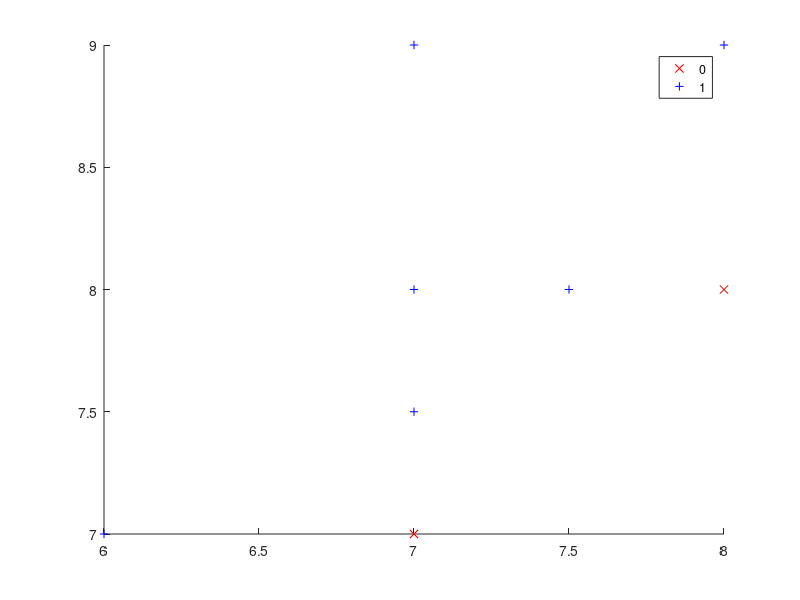

Recreate this plot in MATLAB. (Note: this script raises an error after producing the figure.)
% Data dan label grup yang Anda berikan
load data.dat
load group.dat

% Melatih model SVM
svmStruct = fitcsvm(data, group, 'KernelFunction', 'linear', 'Standardize', true);

% Prediksi kelas
predictions = predict(svmStruct, data);

% Menampilkan plot data dan hasil prediksi
figure;
gscatter(data(:, 1), data(:, 2), group, 'rb', 'x+');
hold on;

% Mendapatkan bobot garis pemisah (hyperplane)
w = svmStruct.Beta;
b = svmStruct.Bias;

% Menghitung koordinat garis pemisah
x = linspace(min(data(:, 1)), max(data(:, 1)), 100);
y = (-w(1) * x - b) / w(2);

% Menampilkan garis pemisah (hyperplane)
plot(x, y, 'k--', 'LineWidth', 2);

title('SVM Classification');
xlabel('Feature 1');
ylabel('Feature 2');
legend('Class 0', 'Class 1', 'Decision Boundary');
axis tight; % Menyesuaikan sumbu agar tidak ada ruang kosong
hold off;
